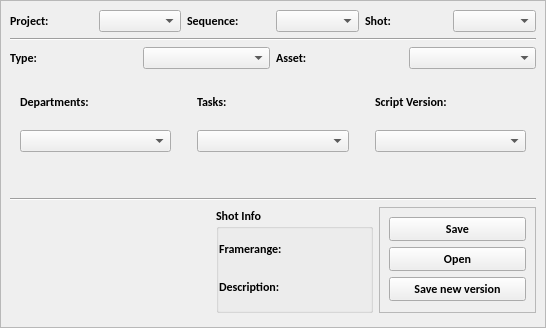
<?xml version="1.0" encoding="UTF-8"?>
<ui version="4.0">
 <class>Form</class>
 <widget class="QWidget" name="Form">
  <property name="geometry">
   <rect>
    <x>0</x>
    <y>0</y>
    <width>546</width>
    <height>328</height>
   </rect>
  </property>
  <property name="windowTitle">
   <string>Project Browser</string>
  </property>
  <layout class="QVBoxLayout" name="verticalLayout">
   <property name="leftMargin">
    <number>0</number>
   </property>
   <property name="topMargin">
    <number>0</number>
   </property>
   <property name="rightMargin">
    <number>0</number>
   </property>
   <property name="bottomMargin">
    <number>0</number>
   </property>
   <item>
    <widget class="QFrame" name="frame">
     <property name="frameShape">
      <enum>QFrame::StyledPanel</enum>
     </property>
     <property name="frameShadow">
      <enum>QFrame::Raised</enum>
     </property>
     <layout class="QVBoxLayout" name="verticalLayout_3">
      <item>
       <layout class="QVBoxLayout" name="verticalLayout_2">
        <property name="bottomMargin">
         <number>0</number>
        </property>
        <item>
         <layout class="QVBoxLayout" name="verticalLayout_11">
          <property name="bottomMargin">
           <number>5</number>
          </property>
          <item>
           <layout class="QHBoxLayout" name="horizontalLayout_6">
            <item>
             <widget class="QLabel" name="lbl_project">
              <property name="font">
               <font>
                <family>Calibri</family>
                <weight>75</weight>
                <bold>true</bold>
               </font>
              </property>
              <property name="toolTip">
               <string>&lt;html&gt;&lt;head/&gt;&lt;body&gt;&lt;p&gt;Select the project you will work on &lt;/p&gt;&lt;/body&gt;&lt;/html&gt;</string>
              </property>
              <property name="text">
               <string>Project:</string>
              </property>
             </widget>
            </item>
            <item>
             <widget class="QComboBox" name="cbb_project"/>
            </item>
            <item>
             <widget class="QLabel" name="label">
              <property name="font">
               <font>
                <family>Calibri</family>
                <weight>75</weight>
                <bold>true</bold>
               </font>
              </property>
              <property name="toolTip">
               <string>&lt;html&gt;&lt;head/&gt;&lt;body&gt;&lt;p&gt;Select the sequence to work on if there is no sequence created you will not see any in the menu&lt;/p&gt;&lt;/body&gt;&lt;/html&gt;</string>
              </property>
              <property name="text">
               <string>Sequence:</string>
              </property>
             </widget>
            </item>
            <item>
             <widget class="QComboBox" name="cbb_sequence"/>
            </item>
            <item>
             <widget class="QLabel" name="label_2">
              <property name="font">
               <font>
                <family>Calibri</family>
                <weight>75</weight>
                <bold>true</bold>
               </font>
              </property>
              <property name="toolTip">
               <string>&lt;html&gt;&lt;head/&gt;&lt;body&gt;&lt;p&gt;Select the shot to work on, this shot drop down menu will be filled if shots exists and if you have chosen a sequence&lt;/p&gt;&lt;/body&gt;&lt;/html&gt;</string>
              </property>
              <property name="text">
               <string>Shot:</string>
              </property>
             </widget>
            </item>
            <item>
             <widget class="QComboBox" name="cbb_shots"/>
            </item>
           </layout>
          </item>
          <item>
           <layout class="QHBoxLayout" name="horizontalLayout_7">
            <property name="spacing">
             <number>0</number>
            </property>
            <item>
             <widget class="Line" name="line">
              <property name="orientation">
               <enum>Qt::Horizontal</enum>
              </property>
             </widget>
            </item>
           </layout>
          </item>
          <item>
           <layout class="QHBoxLayout" name="horizontalLayout_8">
            <item>
             <widget class="QLabel" name="label_4">
              <property name="font">
               <font>
                <family>Calibri</family>
                <weight>75</weight>
                <bold>true</bold>
               </font>
              </property>
              <property name="toolTip">
               <string>&lt;html&gt;&lt;head/&gt;&lt;body&gt;&lt;p&gt;This menu will show on the drop down menu th type of the asset to work on &amp;quot; Character, Prop or Environment&amp;quot;&lt;/p&gt;&lt;/body&gt;&lt;/html&gt;</string>
              </property>
              <property name="text">
               <string>Type:</string>
              </property>
             </widget>
            </item>
            <item>
             <widget class="QComboBox" name="cbb_type"/>
            </item>
            <item>
             <widget class="QLabel" name="label_3">
              <property name="font">
               <font>
                <family>Calibri</family>
                <weight>75</weight>
                <bold>true</bold>
               </font>
              </property>
              <property name="toolTip">
               <string>&lt;html&gt;&lt;head/&gt;&lt;body&gt;&lt;p&gt;Select the asset you will work on depending on the project is selected the assets will be stored in the drop down menu&lt;/p&gt;&lt;/body&gt;&lt;/html&gt;</string>
              </property>
              <property name="text">
               <string>Asset:</string>
              </property>
             </widget>
            </item>
            <item>
             <widget class="QComboBox" name="cbb_asset"/>
            </item>
           </layout>
          </item>
         </layout>
        </item>
        <item>
         <layout class="QHBoxLayout" name="horizontalLayout">
          <property name="leftMargin">
           <number>0</number>
          </property>
          <property name="rightMargin">
           <number>0</number>
          </property>
          <property name="bottomMargin">
           <number>30</number>
          </property>
          <item>
           <layout class="QVBoxLayout" name="verticalLayout_4">
            <property name="leftMargin">
             <number>10</number>
            </property>
            <property name="rightMargin">
             <number>10</number>
            </property>
            <property name="bottomMargin">
             <number>10</number>
            </property>
            <item>
             <widget class="QLabel" name="lbl_departments">
              <property name="font">
               <font>
                <family>Calibri</family>
                <weight>75</weight>
                <bold>true</bold>
               </font>
              </property>
              <property name="toolTip">
               <string>&lt;html&gt;&lt;head/&gt;&lt;body&gt;&lt;p&gt;&lt;span style=&quot; font-weight:400;&quot;&gt;Select a department from the dropdown menu&lt;/span&gt;&lt;/p&gt;&lt;/body&gt;&lt;/html&gt;</string>
              </property>
              <property name="text">
               <string>Departments:</string>
              </property>
              <property name="alignment">
               <set>Qt::AlignLeading|Qt::AlignLeft|Qt::AlignVCenter</set>
              </property>
             </widget>
            </item>
            <item>
             <widget class="QComboBox" name="cbb_departments">
              <property name="sizePolicy">
               <sizepolicy hsizetype="Preferred" vsizetype="Fixed">
                <horstretch>10</horstretch>
                <verstretch>0</verstretch>
               </sizepolicy>
              </property>
             </widget>
            </item>
           </layout>
          </item>
          <item>
           <layout class="QVBoxLayout" name="verticalLayout_5">
            <property name="leftMargin">
             <number>10</number>
            </property>
            <property name="rightMargin">
             <number>10</number>
            </property>
            <property name="bottomMargin">
             <number>10</number>
            </property>
            <item>
             <widget class="QLabel" name="lbl_tasks">
              <property name="font">
               <font>
                <family>Calibri</family>
                <weight>75</weight>
                <bold>true</bold>
               </font>
              </property>
              <property name="toolTip">
               <string>&lt;html&gt;&lt;head/&gt;&lt;body&gt;&lt;p&gt;Select a task from the dropdown menu &lt;/p&gt;&lt;/body&gt;&lt;/html&gt;</string>
              </property>
              <property name="text">
               <string>Tasks:</string>
              </property>
             </widget>
            </item>
            <item>
             <widget class="QComboBox" name="cbb_tasks"/>
            </item>
           </layout>
          </item>
          <item>
           <layout class="QVBoxLayout" name="verticalLayout_7">
            <property name="leftMargin">
             <number>10</number>
            </property>
            <property name="rightMargin">
             <number>10</number>
            </property>
            <property name="bottomMargin">
             <number>10</number>
            </property>
            <item>
             <widget class="QLabel" name="lbl_script_version">
              <property name="font">
               <font>
                <family>Calibri</family>
                <weight>75</weight>
                <bold>true</bold>
               </font>
              </property>
              <property name="toolTip">
               <string>&lt;html&gt;&lt;head/&gt;&lt;body&gt;&lt;p&gt;Select the script version  that will be opened&lt;/p&gt;&lt;/body&gt;&lt;/html&gt;</string>
              </property>
              <property name="text">
               <string>Script Version:</string>
              </property>
             </widget>
            </item>
            <item>
             <widget class="QComboBox" name="cbb_script"/>
            </item>
           </layout>
          </item>
         </layout>
        </item>
        <item>
         <layout class="QVBoxLayout" name="verticalLayout_6">
          <item>
           <widget class="Line" name="line_2">
            <property name="orientation">
             <enum>Qt::Horizontal</enum>
            </property>
           </widget>
          </item>
         </layout>
        </item>
        <item>
         <layout class="QHBoxLayout" name="horizontalLayout_2">
          <property name="bottomMargin">
           <number>5</number>
          </property>
          <item>
           <layout class="QHBoxLayout" name="horizontalLayout_3">
            <property name="bottomMargin">
             <number>0</number>
            </property>
            <item>
             <widget class="QLabel" name="lbl_space_sl">
              <property name="minimumSize">
               <size>
                <width>200</width>
                <height>0</height>
               </size>
              </property>
              <property name="text">
               <string/>
              </property>
             </widget>
            </item>
            <item>
             <widget class="QGroupBox" name="grb_shotinfo">
              <property name="font">
               <font>
                <family>Calibri</family>
                <weight>75</weight>
                <bold>true</bold>
               </font>
              </property>
              <property name="title">
               <string>Shot Info</string>
              </property>
              <layout class="QVBoxLayout" name="verticalLayout_8">
               <property name="leftMargin">
                <number>0</number>
               </property>
               <property name="topMargin">
                <number>5</number>
               </property>
               <property name="rightMargin">
                <number>0</number>
               </property>
               <property name="bottomMargin">
                <number>5</number>
               </property>
               <item>
                <layout class="QVBoxLayout" name="verticalLayout_9">
                 <property name="topMargin">
                  <number>0</number>
                 </property>
                 <property name="bottomMargin">
                  <number>0</number>
                 </property>
                 <item>
                  <layout class="QHBoxLayout" name="horizontalLayout_4">
                   <property name="topMargin">
                    <number>5</number>
                   </property>
                   <property name="bottomMargin">
                    <number>5</number>
                   </property>
                   <item>
                    <widget class="QLabel" name="lbl_framerange_title">
                     <property name="text">
                      <string>Framerange:</string>
                     </property>
                    </widget>
                   </item>
                   <item>
                    <widget class="QLabel" name="lbl_framerange_info">
                     <property name="text">
                      <string/>
                     </property>
                    </widget>
                   </item>
                  </layout>
                 </item>
                 <item>
                  <layout class="QHBoxLayout" name="horizontalLayout_5">
                   <property name="topMargin">
                    <number>10</number>
                   </property>
                   <property name="bottomMargin">
                    <number>10</number>
                   </property>
                   <item>
                    <widget class="QLabel" name="lbl_description_title">
                     <property name="text">
                      <string>Description:</string>
                     </property>
                    </widget>
                   </item>
                   <item>
                    <widget class="QLabel" name="lbl_description_info">
                     <property name="text">
                      <string/>
                     </property>
                    </widget>
                   </item>
                  </layout>
                 </item>
                </layout>
               </item>
              </layout>
             </widget>
            </item>
            <item>
             <widget class="QFrame" name="frame_2">
              <property name="frameShape">
               <enum>QFrame::StyledPanel</enum>
              </property>
              <property name="frameShadow">
               <enum>QFrame::Raised</enum>
              </property>
              <layout class="QVBoxLayout" name="verticalLayout_10">
               <item>
                <widget class="QPushButton" name="btn_save">
                 <property name="font">
                  <font>
                   <family>Calibri</family>
                   <weight>75</weight>
                   <bold>true</bold>
                  </font>
                 </property>
                 <property name="toolTip">
                  <string>&lt;html&gt;&lt;head/&gt;&lt;body&gt;&lt;p&gt;Save the new script &lt;/p&gt;&lt;/body&gt;&lt;/html&gt;</string>
                 </property>
                 <property name="text">
                  <string>Save</string>
                 </property>
                </widget>
               </item>
               <item>
                <widget class="QPushButton" name="btn_open">
                 <property name="font">
                  <font>
                   <family>Calibri</family>
                   <weight>75</weight>
                   <bold>true</bold>
                  </font>
                 </property>
                 <property name="toolTip">
                  <string>&lt;html&gt;&lt;head/&gt;&lt;body&gt;&lt;p&gt;Open selected script  on the  script version menu&lt;/p&gt;&lt;/body&gt;&lt;/html&gt;</string>
                 </property>
                 <property name="text">
                  <string>Open</string>
                 </property>
                </widget>
               </item>
               <item>
                <widget class="QPushButton" name="btn_new_version">
                 <property name="font">
                  <font>
                   <family>Calibri</family>
                   <weight>75</weight>
                   <bold>true</bold>
                  </font>
                 </property>
                 <property name="toolTip">
                  <string>&lt;html&gt;&lt;head/&gt;&lt;body&gt;&lt;p&gt;Save a new version of the current script &lt;/p&gt;&lt;/body&gt;&lt;/html&gt;</string>
                 </property>
                 <property name="text">
                  <string>Save new version</string>
                 </property>
                </widget>
               </item>
              </layout>
             </widget>
            </item>
           </layout>
          </item>
         </layout>
        </item>
       </layout>
      </item>
     </layout>
    </widget>
   </item>
  </layout>
 </widget>
 <resources/>
 <connections/>
</ui>
